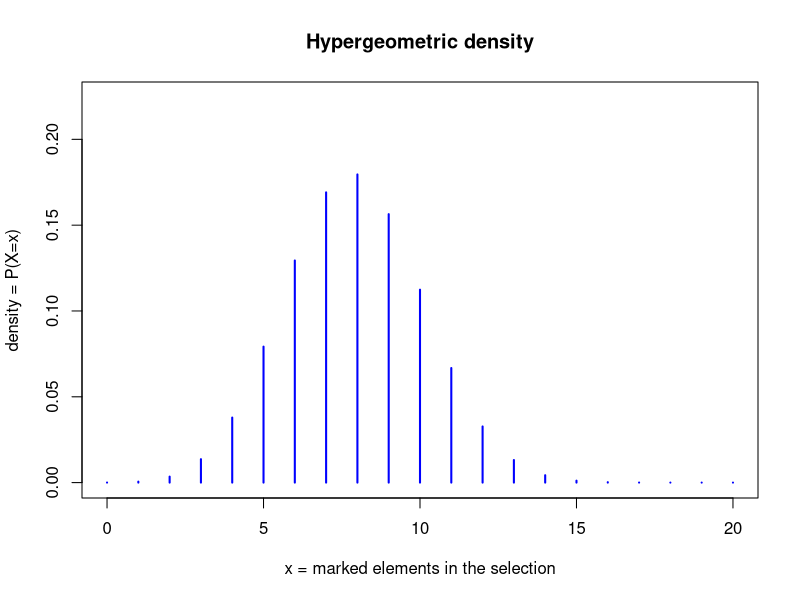

This chart was generated by the following R code:
#!/usr/bin/env Rscript
# Usage: Rscript hypergeoprob.R q m n k

# q = success in sample = args[1] = number of reads in a given 
# window for the treated sample
# c = number of reads in a given window for the non-treated sample
# m = sample size = args[2] = number of reads in the given 
# window for treated and non-treated samples = q + c
# n = failure in population = args[3] = number of reads in the 
# given chromosome for the non-treated sample
# k = sample in population = args[4] = number of reads in the 
# given chromosome for the treated sample
# N = n+k

args = commandArgs(trailingOnly=TRUE)
if (length(args)!=4) {
  print("Usage: Rscript hypergeoprob.R q m n k")
}

q <- strtoi(args[1])
m <- strtoi(args[2])
n <- strtoi(args[3])
k <- strtoi(args[4])
N <- n+k

# print(q)
# print(m)
# print(n)
# print(k)

#dhyper(12,20,85273,337059, log = TRUE)
#phyper(12,20,85273,337059, lower.tail = TRUE, log.p = FALSE)

fold.enrichment <- (q/k)/(m/N)
print(fold.enrichment)

hypergeometric <- dhyper(q, m, n, k, log = FALSE)
#hypergeometric <- phyper(q, m, n, k, lower.tail = FALSE, log.p = TRUE)
cat(hypergeometric)

q=12
m=20
n=85273
k=33705
x.range <- 0:min(k,m) 
## Compute the distribution of density P(X=x)
dens <- dhyper(x=x.range, m=m, n=n, k=k)
## Plot the distributon of hypergeometric densities
plot (x.range, dens, type="h", lwd=2, col="blue", main="Hypergeometric density", xlab="x = marked elements in the selection", ylab="density = P(X=x)", ylim=c(0, max(dens)*1.25))

